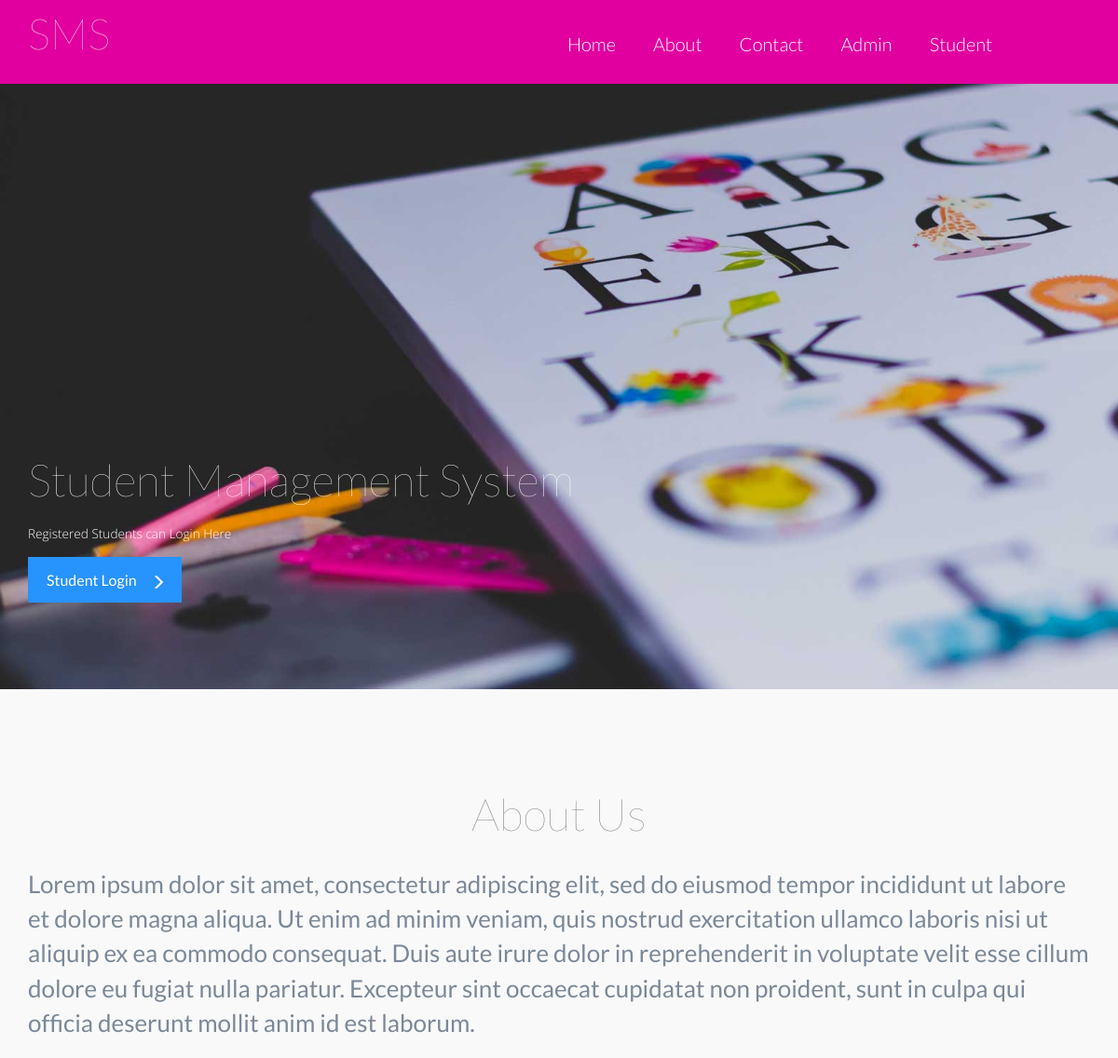
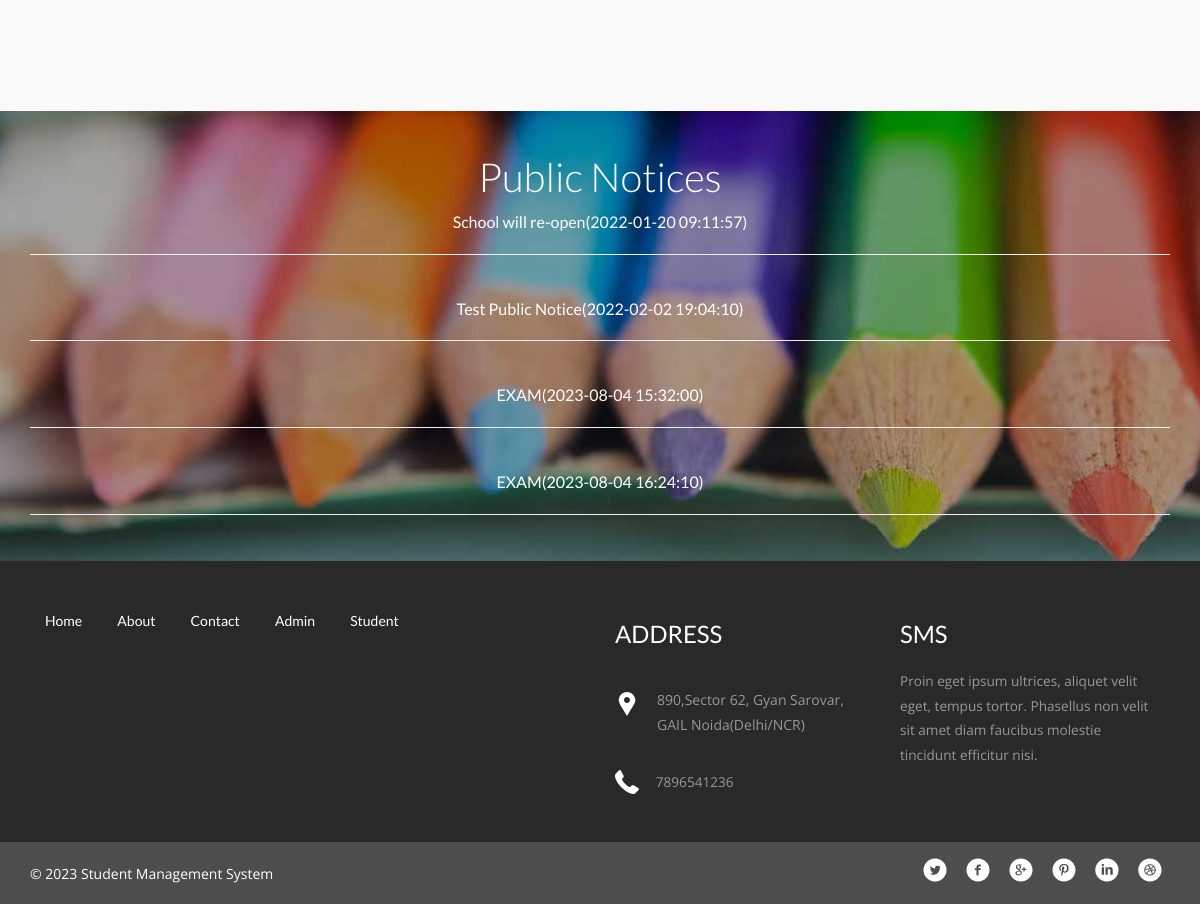
Screenshot of /index1.php with the database file from the repository (2 pictures, top to bottom).
### tables this page shows
CREATE TABLE `tblpage` (
  `ID` int(10) NOT NULL,
  `PageType` varchar(200) DEFAULT NULL,
  `PageTitle` mediumtext DEFAULT NULL,
  `PageDescription` mediumtext DEFAULT NULL,
  `Email` varchar(200) DEFAULT NULL,
  `MobileNumber` bigint(10) DEFAULT NULL,
  `UpdationDate` date DEFAULT NULL
);

CREATE TABLE `tblpublicnotice` (
  `ID` int(5) NOT NULL,
  `NoticeTitle` varchar(200) DEFAULT NULL,
  `NoticeMessage` mediumtext DEFAULT NULL,
  `CreationDate` timestamp NULL DEFAULT current_timestamp()
);

### index1.php (the view, shortened to what this page needs)
<?php
include('includes/dbconnection.php');
?>
<!doctype html>
<html>
<head>
<link href="css/bootstrap.css" rel="stylesheet" type="text/css" media="all">
<link href="css/style.css" rel="stylesheet" type="text/css"/>
<link rel="stylesheet" type="text/css" href="css/default.css" />
<link rel="stylesheet" type="text/css" href="css/component.css" />
</head>
	<body>
<?php include_once('includes/header.php');?>
<div class="banner">
  <div class="container">
<div class="slider">
       <div class="callbacks_container">
        <ul class="rslides" id="slider">
         <li>
          <h3>Student Management System</h3>
           <p>Registered Students can Login Here</p>
          <div class="readmore">
          <a href="user/login.php">Student Login<i class="glyphicon glyphicon-menu-right"> </i></a>
          </div>
         </li>
        </ul>
      </div>
    </div>
</div>
  </div>
<div class="welcome">
	<div class="container">
		<?php
$sql="SELECT * from tblpage where PageType='aboutus'";
$query = $dbh -> prepare($sql);
$query->execute();
$results=$query->fetchAll(PDO::FETCH_OBJ);
$cnt=1;
if($query->rowCount() > 0)
{
foreach($results as $row)
{               ?>
		<h2><?php  echo htmlentities($row->PageTitle);?></h2>
		<p><?php  echo ($row->PageDescription);?></p><?php $cnt=$cnt+1;}} ?>
	</div>
</div>
<div class="testimonials">
	<div class="container">
			<div class="testimonial-nfo">
        <h3>Public Notices</h3>
         <marquee  style="height:350px;" direction ="up" onmouseover="this.stop();" onmouseout="this.start();">
				<?php
$sql="SELECT * from tblpublicnotice";
$query = $dbh -> prepare($sql);
$query->execute();
$results=$query->fetchAll(PDO::FETCH_OBJ);
$cnt=1;
if($query->rowCount() > 0)
{
foreach($results as $row)
{               ?>
		<a href="view-public-notice.php?viewid=<?php echo htmlentities ($row->ID);?>" target="_blank" style="color:#fff;">
          <?php  echo htmlentities($row->NoticeTitle);?>(<?php  echo htmlentities($row->CreationDate);?>)</a>
          <hr /><br />
			<?php $cnt=$cnt+1;}} ?>
	</marquee></div>
	</div>
</div>
<?php include_once('includes/footer.php');?>
	</body>
</html>

### includes/header.php (shortened to what this page needs)
    <div class="header" id="home">
      <nav class="navbar navbar-default">
        <div class="container">
          <div class="navbar-header">
          <h1><a class="navbar-brand" href="index.php">SMS</a></h1>
          </div>
            <div class="collapse navbar-collapse" id="bs-example-navbar-collapse-1">
              <ul class="nav navbar-nav navbar-right margin-top cl-effect-2">
                <li><a href="index.php"><span data-hover="Home">Home</span></a></li>
                <li><a href="about.php"><span data-hover="About">About</span></a></li>
                <li><a href="contact.php"><span data-hover="Contact">Contact</span></a></li>
                <li><a href="admin/login.php"><span data-hover="Contact">Admin</span></a></li>
                <li><a href="user/login.php"><span data-hover="Shortcodes">Student</span></a></li>
              </ul>
              <div class="clearfix"> </div>
            </div>
      </nav>
</div>

### includes/footer.php (shortened to what this page needs)
<div class="footer">
    <div class="container">
      <div class="col-md-6 footer-left">
        <ul>
          <li><a href="index.php">Home</a></li>
          <li><a href="about.php">About</a></li>
          <li><a href="contact.php">Contact</a></li>
          <li><a href="admin/login.php">Admin</a></li>
          <li><a href="user/login.php">Student</a></li>
        </ul>
      </div>
      <div class="col-md-3 footer-middle">
        <?php
$sql="SELECT * from tblpage where PageType='contactus'";
$query = $dbh -> prepare($sql);
$query->execute();
$results=$query->fetchAll(PDO::FETCH_OBJ);
$cnt=1;
if($query->rowCount() > 0)
{
foreach($results as $row)
{               ?>
        <h3>Address</h3>
        <div class="address">
          <p><?php  echo htmlentities($row->PageDescription);?>
          </p>
        </div>
        <div class="phone">
          <p><?php  echo htmlentities($row->MobileNumber);?></p>
        </div>
      <?php $cnt=$cnt+1;}} ?></div>
      <div class="col-md-3 footer-right">
        <h3>SMS</h3>
        <p>Proin eget ipsum ultrices, aliquet velit eget, tempus tortor. Phasellus non velit sit amet diam faucibus molestie tincidunt efficitur nisi.</p>
      </div>
      <div class="clearfix"> </div>
    </div>
  </div>
<div class="copyright">
    <div class="container">
      <div class="copyright-left">
      <p>© <?php echo date('Y');?> Student Management System </p>
      </div>
      <div class="copyright-right">
        <ul>
          <li><a href="#" class="twitter"> </a></li>
          <li><a href="#" class="twitter facebook"> </a></li>
          <li><a href="#" class="twitter chrome"> </a></li>
          <li><a href="#" class="twitter pinterest"> </a></li>
          <li><a href="#" class="twitter linkedin"> </a></li>
          <li><a href="#" class="twitter dribbble"> </a></li>
        </ul>
      </div>
      <div class="clearfix"> </div>
    </div>
  </div>

### css/default.css (style rules this page uses)
*, *:after, *:before { -webkit-box-sizing: border-box; -moz-box-sizing: border-box; box-sizing: border-box; }
body, html { font-size: 100%; padding: 0; margin: 0; }
.clearfix:before, .clearfix:after { content: " "; display: table; }
.clearfix:after { clear: both; }
body { font-family: 'Lato', Calibri, Arial, sans-serif; color: #b3b9bf; background: #f9f9f9; }
a { color: #888; text-decoration: none; }

### rows the page displays
tblpage: PageTitle "About Us", PageDescription "Lorem ipsum dolor sit amet, consectetur adipiscing elit, sed do eiusmod tempor incididunt ut labore et dolore magna aliqua. Ut enim ad minim veniam, quis nostrud exercitation ullamco laboris nisi ut aliquip ex ea commodo consequat. Duis aute irure dolor in reprehenderit in voluptate velit esse cillum dolore eu fugiat nulla pariatur. Excepteur sint occaecat cupidatat non proident, sunt in culpa qui officia deserunt mollit anim id est laborum."
tblpublicnotice: NoticeTitle "School will re-open", CreationDate "2022-01-20 09:11:57"
tblpublicnotice: NoticeTitle "Test Public Notice", CreationDate "2022-02-02 19:04:10"
tblpublicnotice: NoticeTitle "EXAM", CreationDate "2023-08-04 15:32:00"
tblpublicnotice: NoticeTitle "EXAM", CreationDate "2023-08-04 16:24:10"
tblpage: PageDescription "890,Sector 62, Gyan Sarovar, GAIL Noida(Delhi/NCR)", MobileNumber "7896541236"
